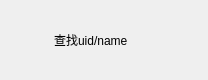
<?xml version="1.0" encoding="UTF-8"?>
<ui version="4.0">
 <class>AddUserItemClass</class>
 <widget class="QWidget" name="AddUserItemClass">
  <property name="geometry">
   <rect>
    <x>0</x>
    <y>0</y>
    <width>208</width>
    <height>80</height>
   </rect>
  </property>
  <property name="minimumSize">
   <size>
    <width>0</width>
    <height>80</height>
   </size>
  </property>
  <property name="maximumSize">
   <size>
    <width>16777215</width>
    <height>80</height>
   </size>
  </property>
  <property name="windowTitle">
   <string>AddUserItem</string>
  </property>
  <layout class="QHBoxLayout" name="horizontalLayout">
   <property name="spacing">
    <number>0</number>
   </property>
   <property name="leftMargin">
    <number>0</number>
   </property>
   <property name="topMargin">
    <number>0</number>
   </property>
   <property name="rightMargin">
    <number>0</number>
   </property>
   <property name="bottomMargin">
    <number>0</number>
   </property>
   <item>
    <widget class="QLabel" name="add_tip">
     <property name="minimumSize">
      <size>
       <width>30</width>
       <height>30</height>
      </size>
     </property>
     <property name="maximumSize">
      <size>
       <width>30</width>
       <height>30</height>
      </size>
     </property>
     <property name="text">
      <string/>
     </property>
    </widget>
   </item>
   <item>
    <widget class="QLabel" name="message_tip">
     <property name="minimumSize">
      <size>
       <width>100</width>
       <height>25</height>
      </size>
     </property>
     <property name="maximumSize">
      <size>
       <width>100</width>
       <height>25</height>
      </size>
     </property>
     <property name="text">
      <string>查找uid/name</string>
     </property>
    </widget>
   </item>
   <item>
    <widget class="QLabel" name="right_tip">
     <property name="minimumSize">
      <size>
       <width>30</width>
       <height>30</height>
      </size>
     </property>
     <property name="maximumSize">
      <size>
       <width>30</width>
       <height>30</height>
      </size>
     </property>
     <property name="text">
      <string/>
     </property>
    </widget>
   </item>
  </layout>
 </widget>
 <layoutdefault spacing="6" margin="11"/>
 <resources/>
 <connections/>
</ui>
